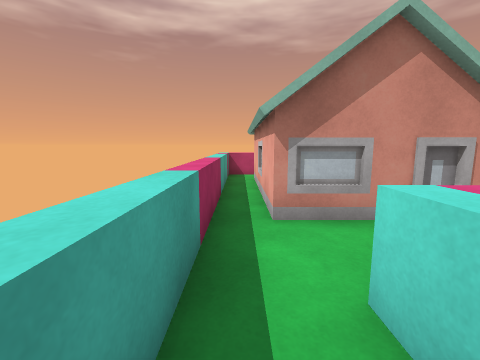
View 1 (above)

16 first-person views from a walk through a Unity game level. The camera is 1.3 m above the floor, tilts 8° down and sees 90° across. The floor is counted in squares, 1 m on a side. Each view is taken from the middle of a square. On the plan, view 1 faces up. The plan holds only what a view shows up to about 12 squares ahead; the rest is blank. The place goes on beyond the plan. The player character is not drawn.

View 2
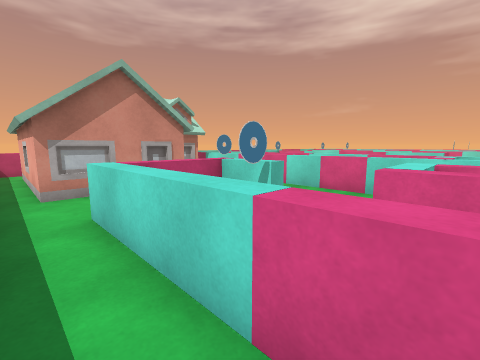

View 3
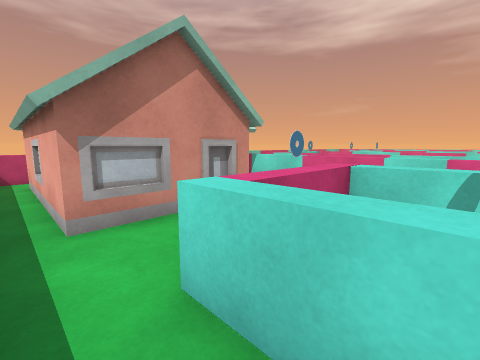

View 4
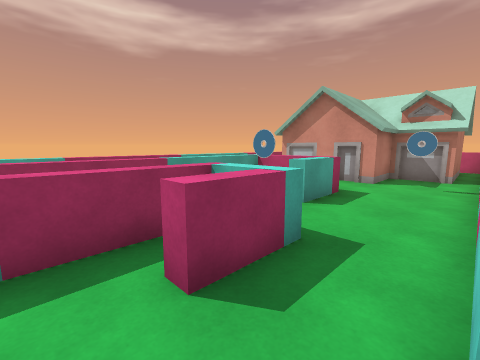

View 5
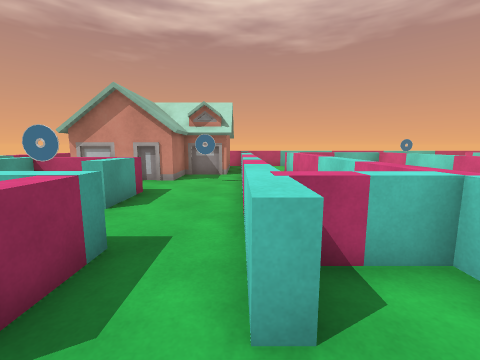

View 6
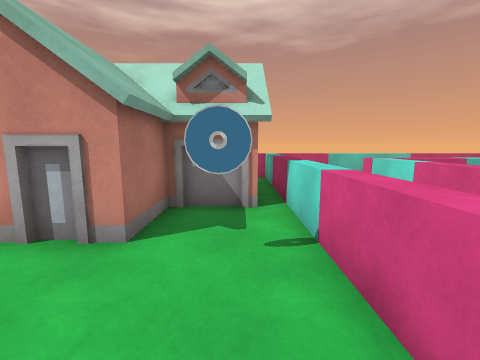

View 7
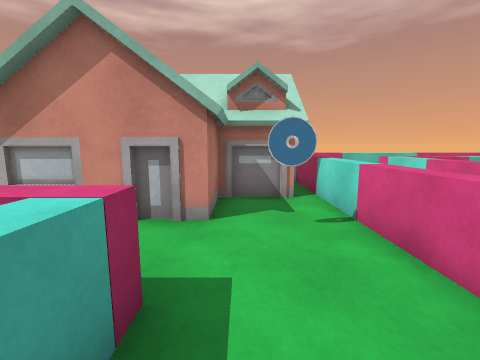

View 8
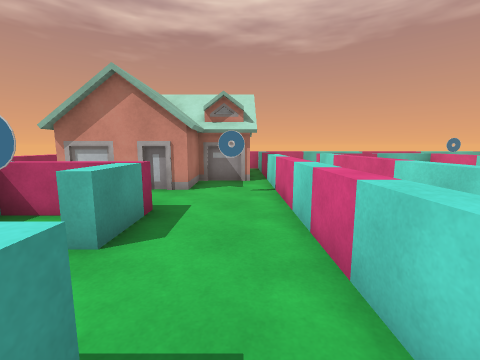

View 9
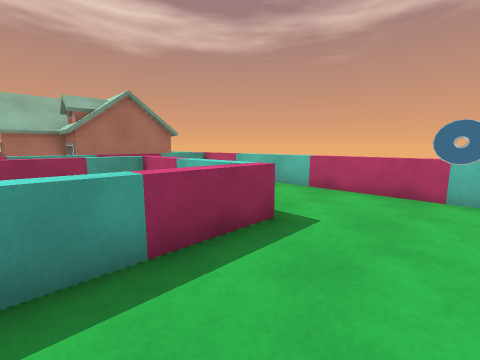

View 10
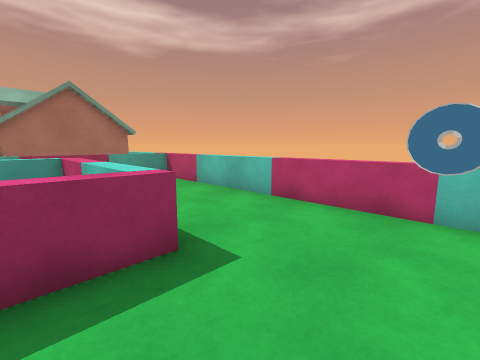

View 11
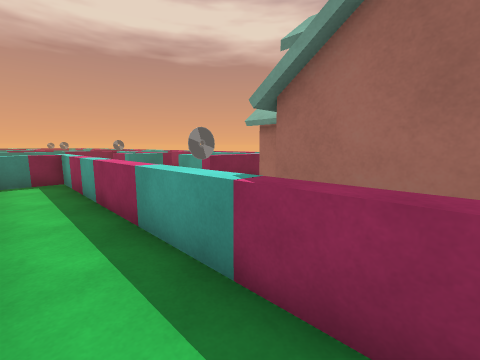

View 12
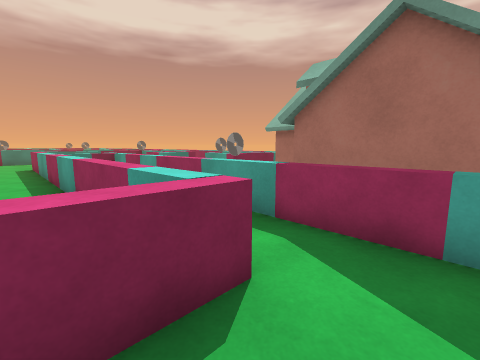

View 13
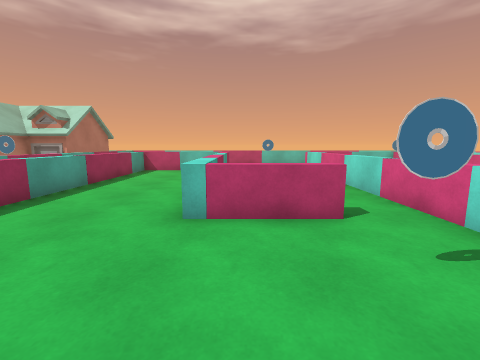

View 14
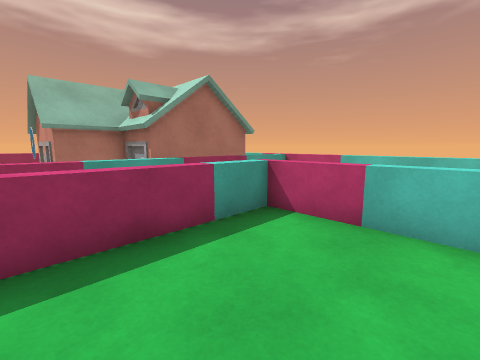

View 15
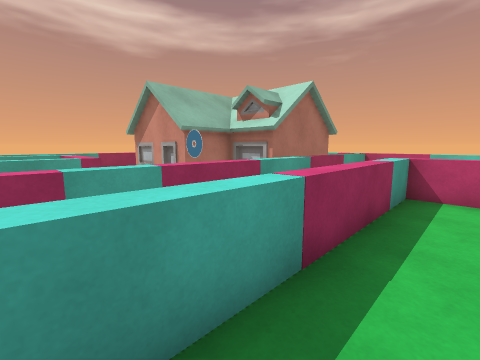

View 16
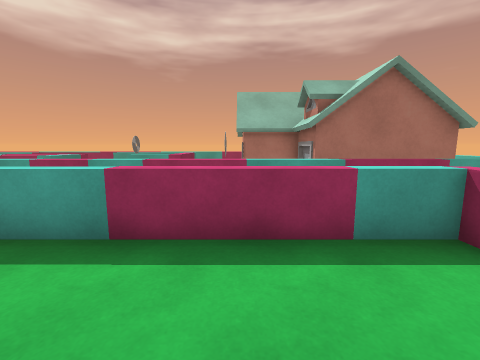

### Floor plan
Key: @ floor where view 1 was taken; # wall or solid block; . floor; = window, fence, low wall or low ledge; ^ raised ledge; H house; B cyan block; O other object.
Columns run from 1 left of view 1 to 23 right of it. Each row starts with its distance up from view 1.
 11 O==   ==^==========
 10 #.H    H^  ........
  9 =.H    #^.........O
  8 =.H    #^..........
  7 =.H    #^..====^... =
  6 =.H  H##^..^...^... =
  5 =.H  H..^..^...^... =
  4 =.H##H.O^..^...^... =
  3 =.......^..^...^    =   =
  2 =.=^^^..O..^...^    =   =
  1 =.=..=..O..^...^   .=
  0 =@= O=..O..^...^   .=
 -1 =.=  ...O..^...^  ..=
 -2 =.= .==.^OO^...^^^..#
 -3 =.= .^=.^.O^........B
 -4 = = .^=....^......O.
 -5 = = .^...  ^. .....
 -6   =        ^.   .
 -7   =        ^.
 -8          ^^

Where each view was taken, in squares from view 1:
view 1: 0 up, 0 right, facing up
view 2: 3 down, 0 right, facing up-right
view 3: 0 up, 0 right, facing up-right
view 4: 5 down, 7 right, facing up-left
view 5: 5 down, 7 right, facing up
view 6: 1 up, 6 right, facing up
view 7: 0 up, 5 right, facing up
view 8: 3 down, 6 right, facing up
view 9: 4 up, 17 right, facing up-left
view 10: 6 up, 17 right, facing up-left
view 11: 8 up, 9 right, facing down-left
view 12: 9 up, 11 right, facing down-left
view 13: 6 down, 15 right, facing up
view 14: 3 up, 13 right, facing up-left
view 15: 0 up, 11 right, facing up-left
view 16: 4 up, 13 right, facing left
